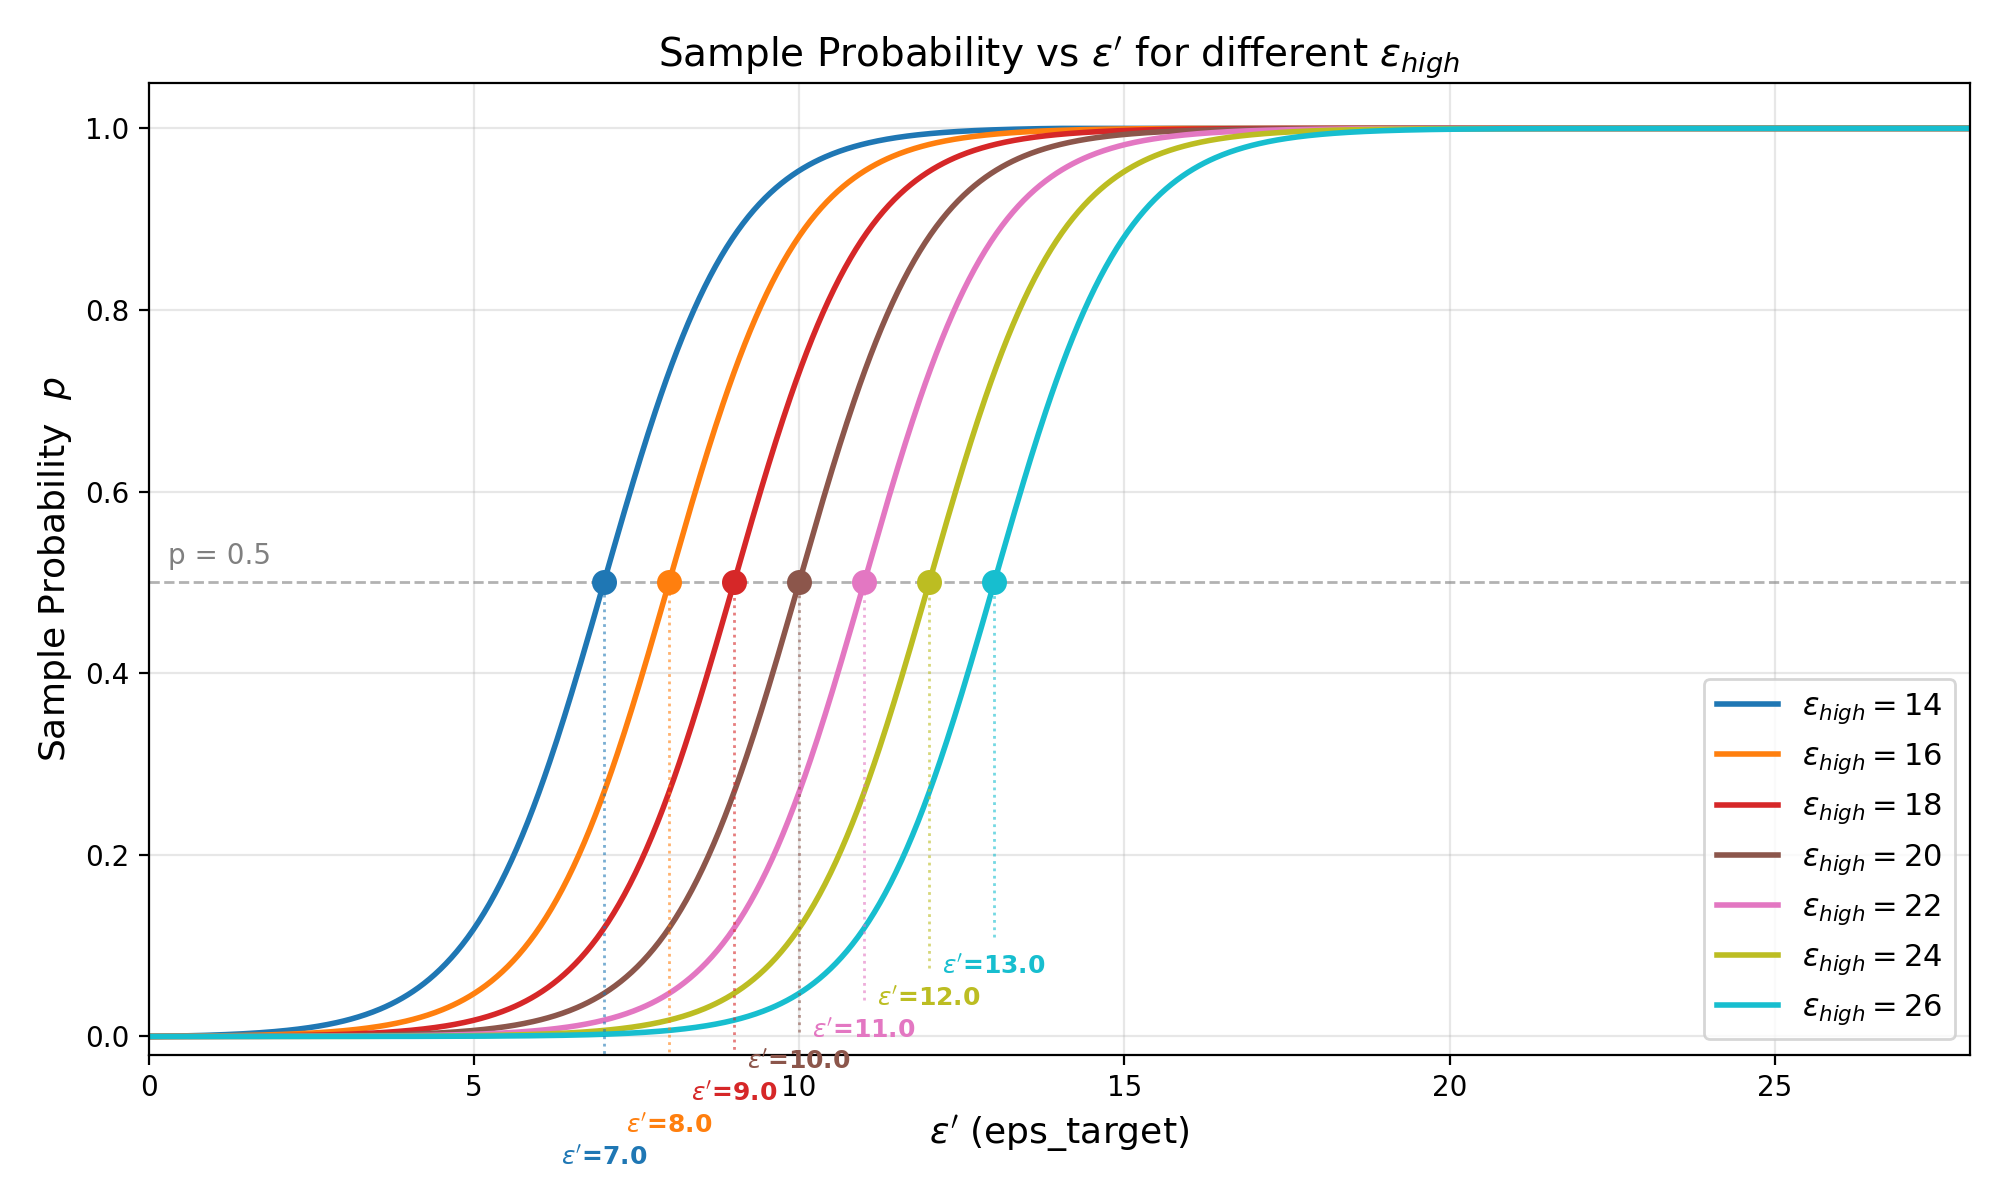

Python code for this plot:
#!/usr/bin/env python3
"""
绘制采样概率 p 随 eps_target 变化的曲线。
每条线对应不同的 eps_high（eps_low 固定为 0）。
在每条曲线上标注 p=0.5 对应的 eps_target。
"""

import numpy as np
import matplotlib.pyplot as plt


def compute_mixing_probability(eps_target, eps_low, eps_high):
    """计算混合概率 p（取 eps_high token 的概率）。"""
    if eps_target <= eps_low:
        return 0.0
    if eps_target >= eps_high:
        return 1.0

    numerator = np.exp(eps_target) - np.exp(eps_low)
    term_a = np.exp((eps_low + eps_high) / 2.0) - np.exp(eps_low)
    term_b = (1.0 - np.exp((eps_low - eps_high) / 2.0)) * np.exp(eps_target)
    denominator = term_a + term_b

    probability = numerator / denominator
    return float(np.clip(probability, 0.0, 1.0))


def find_eps_at_probability(target_prob, eps_low, eps_high, resolution=10000):
    """二分查找 p = target_prob 时对应的 eps_target。"""
    lo, hi = eps_low, eps_high
    for _ in range(resolution):
        mid = (lo + hi) / 2.0
        current_prob = compute_mixing_probability(mid, eps_low, eps_high)
        if current_prob < target_prob:
            lo = mid
        else:
            hi = mid
    return (lo + hi) / 2.0


def main():
    eps_low = 0.0
    eps_high_list = [14, 16, 18, 20, 22, 24, 26]
    target_prob = 0.5  # 标注的目标概率

    eps_range = np.linspace(0, 28, 1000)

    fig, ax = plt.subplots(figsize=(10, 6))

    colors = plt.cm.tab10(np.linspace(0, 1, len(eps_high_list)))

    annotation_points = []

    for idx, eps_high in enumerate(eps_high_list):
        probabilities = [
            compute_mixing_probability(eps, eps_low, eps_high)
            for eps in eps_range
        ]
        color = colors[idx]
        label = rf"$\epsilon_{{high}}={eps_high}$"
        ax.plot(eps_range, probabilities, color=color, linewidth=2, label=label)

        # 找到 p = target_prob 对应的 eps_target 并标注
        eps_at_p = find_eps_at_probability(target_prob, eps_low, eps_high)
        ax.plot(eps_at_p, target_prob, "o", color=color, markersize=8, zorder=5)
        annotation_points.append((eps_at_p, eps_high, color))

    # 统一标注：每个点从 p=0.5 处垂直向下引线到不同高度，避免重叠
    for i, (eps_at_p, eps_h, color) in enumerate(annotation_points):
        text_y = -0.12 + i * 0.035  # 在图底部错开排列
        # 在点旁边直接写文字，不用箭头避免杂乱
        ax.vlines(eps_at_p, text_y + 0.02, target_prob, color=color,
                  linestyle=":", linewidth=1, alpha=0.6)
        ax.text(eps_at_p, text_y, rf"$\epsilon'$={eps_at_p:.1f}",
                fontsize=9, color=color, fontweight="bold",
                ha="center", va="top")

    # p = target_prob 的参考线
    ax.axhline(y=target_prob, color="gray", linestyle="--", linewidth=1, alpha=0.6)
    ax.text(0.3, target_prob + 0.02, f"p = {target_prob}", fontsize=10, color="gray")

    ax.set_xlabel(r"$\epsilon'$ (eps_target)", fontsize=13)
    ax.set_ylabel("Sample Probability  $p$", fontsize=13)
    ax.set_title(
        r"Sample Probability vs $\epsilon'$ for different $\epsilon_{high}$",
        #f"  ($\\epsilon_{{low}}={eps_low:.0f}$)",
        fontsize=14,
    )
    ax.set_xlim(0, 28)
    ax.set_ylim(-0.02, 1.05)
    ax.legend(loc="lower right", fontsize=11)
    ax.grid(True, alpha=0.3)
    plt.tight_layout()

    output_path = "plot_mixing_probability.png"
    plt.savefig(output_path, dpi=200)
    print(f"图已保存至: {output_path}")
    plt.close()


if __name__ == "__main__":
    main()
